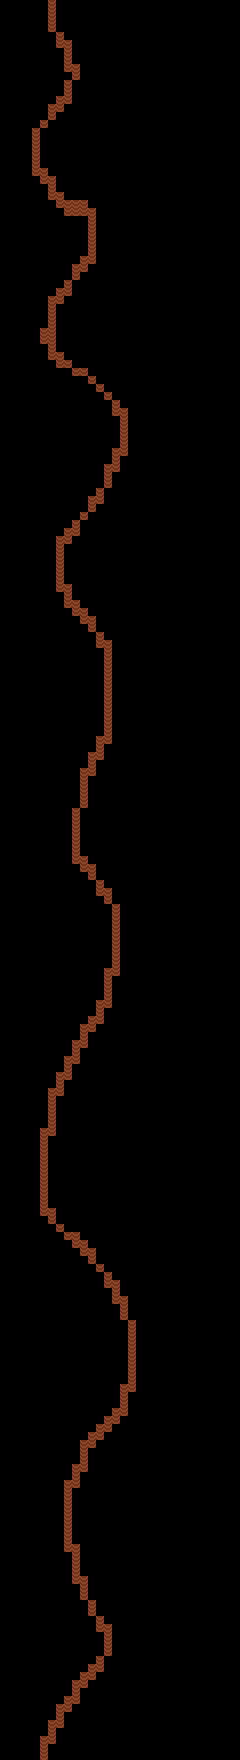

This is a level from a 2D game, rendered from its Tiled map with the project's own tilesets. A one-line summary and the map file follow, with tile-layer data summarised:
An orthogonal 30x220 tile map with 8x8 px tiles, 3 tile layers (Background_2, Background_1, Collision) and 2 objects (HadesEnemy, PlayerSpawn).

<map version="1.10" tiledversion="1.10.1" orientation="orthogonal" renderorder="right-down" width="30" height="220" tilewidth="8" tileheight="8" infinite="0" nextlayerid="12" nextobjectid="47">
 <tileset firstgid="1" source="../GameJamSpriteSheet.tsx" />
 <layer id="5" name="Background_2" width="30" height="220">
  <data>[6600 cells, 0 non-empty, 0 distinct tile ids]</data>
 </layer>
 <layer id="2" name="Background_1" width="30" height="220">
  <data>[6600 cells, 0 non-empty, 0 distinct tile ids]</data>
 </layer>
 <objectgroup id="9" name="Enemies">
  <object id="45" name="HadesEnemy" x="127.667" y="47.3333">
   <point />
  </object>
 </objectgroup>
 <objectgroup id="11" name="CrateLocations" />
 <objectgroup id="10" name="BossCues" />
 <objectgroup id="7" name="Spawns">
  <object id="2" name="PlayerSpawn" x="99" y="66.5">
   <point />
  </object>
 </objectgroup>
 <layer id="1" name="Collision" width="30" height="220">
  <data>[6600 cells, 292 non-empty, 1 distinct tile ids]</data>
 </layer>
</map>
